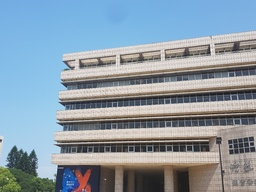
#> input picture HW2/test/m1.jpg, 256 x 192 px, shrunk from 1008 x 756 before the run; its folder holds 4 pictures in this run
$ python HW2.py
#> lines starting #> are read from the running program, lines starting #| are printed output that depends on the picture; after the words box and inside, x2 and y2 are one past the last pixel; in counts of white or black regions, pixels touching at a corner belong together
import cv2
import numpy as np
import random


# read the image file & output the color & gray image
def read_img(path):
    # opencv read image in BGR color space
#> called with path = 'test/m1.jpg'
    img = cv2.imread(path)
#> img is the input picture: shape (192, 256, 3); mean B, G, R 166.2, 153.6, 137.4
    img_gray = cv2.cvtColor(img, cv2.COLOR_BGR2GRAY)
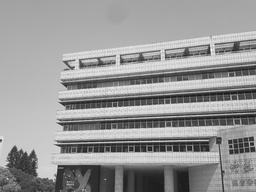
#> img_gray: shape (192, 256); min 23, max 250, mean 150.2
    return img, img_gray


# the dtype of img must be "uint8" to avoid the error of SIFT detector
def img_to_gray(img):
    if img.dtype != "uint8":
        print("The input image dtype is not uint8 , image type is : ",img.dtype)
        return
    img_gray = cv2.cvtColor(img, cv2.COLOR_BGR2GRAY)
    return img_gray


# create a window to show the image
# It will show all the windows after you call im_show()
# Remember to call im_show() in the end of main
def creat_im_window(window_name, img):
    cv2.imshow(window_name, img)


# show the all window you call before im_show()
# and press any key to close all windows
def im_show():
    cv2.waitKey(0)
    cv2.destroyAllWindows()


def knn_query(a, b, k=2):
    diff = np.abs(b - a[:, np.newaxis])
    dis = np.linalg.norm(diff, axis=2)
    knn_idx = np.argsort(dis, axis=1)[:, :k]

    return knn_idx, np.array([row[ix] for row, ix in zip(dis, knn_idx)])


def findHomo(matches: np.ndarray):
    orig, tgt = matches[:, 0, :], matches[:, 1, :]
    ones_vec = np.ones((4, 1))
    point_block = np.concatenate((orig, ones_vec), axis=1)
    zeros_block = np.zeros_like(point_block)
    left_block = np.block([
        [point_block, zeros_block],
        [zeros_block, point_block]
    ])
    last2col = orig.T[:, np.newaxis] * tgt.T
    last2col = last2col.reshape(2, -1).T
    A = np.concatenate((left_block, -last2col, -tgt.T.reshape(-1, 1)), axis=1)
    v, s, vt = np.linalg.svd(A)
    H = vt[-1].reshape((3, 3))
    H /= H.item(8)
    return H


def ransac(num_iter, gmi: np.ndarray):
    max_inliner = 0
    best_H = None
    for i in range(num_iter):
        sampled_idxes = random.sample(range(len(gmi)), 4)
        H = findHomo(gmi[sampled_idxes])

        inliner = 0
        for j in range(len(gmi)):
            if j not in sampled_idxes:
                src = np.concatenate((gmi[j, 0], [1]))
                dst_prime = H @ src
                dst_prime /= dst_prime[2]
                if np.linalg.norm(dst_prime[:2] - gmi[j, 1]) < 5:
                    inliner += 1

        if inliner > max_inliner:
            max_inliner = inliner
            best_H = H
    print("The Number of Maximum Inliner: ", max_inliner)
    return best_H


def stitchTwoImgs(img1: np.ndarray, img2: np.ndarray, H: np.ndarray):
    (h2, w2) = img2.shape[:2]
    lb_corner = np.array([[0, 0, 1], [h2-1, 0, 1], [h2-1, w2-1, 1], [0, w2-1, 1]])
    corner_p = H @ lb_corner.T
    # corner_p /= corner_p[2]
    x1_prime, y1_prime = corner_p.min(axis=1)[:2]
    x1_prime = min(x1_prime, 0)
    y1_prime = min(y1_prime, 0)
    size = (int(w2 + abs(x1_prime)), int(h2 + abs(y1_prime)))
    A = np.eye(3)
    A[0, 2], A[1, 2] = -int(x1_prime), -int(y1_prime)
    warped_1 = cv2.warpPerspective(img1, M=A@H, dsize=size)
    warped_2 = cv2.warpPerspective(img2, M=A, dsize=size)
    img1_mask = np.any(warped_1, axis=-1)
    img2_mask = np.any(warped_2, axis=-1)

    # [8 lines of commented-out code are left out]

    only_img1_ix = np.logical_and(img1_mask, ~img2_mask)
    only_img2_ix = np.logical_and(~img1_mask, img2_mask)
    common_mask = np.logical_and(img1_mask, img2_mask)
    h, w = np.where(common_mask)  # (row_idx array, col_idx array)
    bound = np.argwhere(np.diff(h).astype(bool)).ravel()
    bound = np.concatenate(([-1], bound, [-1]))
    w_start_idx, w_end_idx = bound[:-1]+1, bound[1:]
    w_bound_idx = w[np.vstack((w_start_idx, w_end_idx))]
    common_area_w = np.diff(w_bound_idx, axis=0).ravel()
    middle_idx = w[w_start_idx] + common_area_w//2
    const_w = 3

    alpha_mask = np.zeros_like(common_mask)
    alpha_mask[only_img1_ix] = 1
    alpha_mask[only_img2_ix] = 0
    for hei, s, m, e in zip(h[w_start_idx], w[w_start_idx], middle_idx, w[w_end_idx]):
        alpha_mask[hei, s:m-const_w] = 1
        alpha_mask[hei, m+const_w+1:e+1] = 0
    # 只 linear blending common area 的中線附近
    for i in range(-const_w, const_w+1):
        decrease_step = 1 / common_area_w
        # 越靠右的會採用右方越多
        alpha_mask[h[w_start_idx], middle_idx+i] = 1 - (decrease_step * (middle_idx+i-w[w_start_idx]))

    stitch_img = alpha_mask[..., np.newaxis] * warped_1 + (1 - alpha_mask[..., np.newaxis]) * warped_2

    return stitch_img.astype(np.uint8)


# [11 lines of commented-out code are left out]


if __name__ == '__main__':
    num_image = 2
    imgs = np.stack([read_img(f"test/m{i}.jpg")[0] for i in range(1, num_image+1)])[::-1]
#> call 2 of read_img, with path = 'test/m2.jpg'
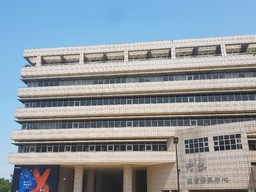
#> input picture HW2/test/m2.jpg, 256 x 192 px, shrunk from 1008 x 756 before the run
#> in read_img, img is the input picture: shape (192, 256, 3); mean B, G, R 160.6, 152.8, 142.7
#> in read_img (call 2), `img_gray = cv2.cvtColor(img, cv2.COLOR_BGR2GRAY)`:
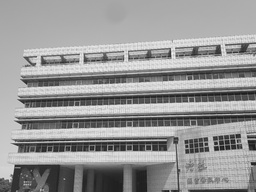
#> img_gray: shape (192, 256); min 16, max 249, mean 150.7
    grey_imgs = np.stack([read_img(f"test/m{i}.jpg")[1] for i in range(1, num_image+1)])[::-1]
    SIFT_Detector = cv2.SIFT_create()
    kps, descriptors = [], []
    for grey_img in grey_imgs:
        kp, des = SIFT_Detector.detectAndCompute(grey_img, None)
        kps.append(kp)
        descriptors.append(des)
#> this loop made 2 passes
#> after the loop, descriptors = 2 items; kps = 2 items

    result = None
    for ((dr, dl), (kr, kl), (imr, iml)) in zip(zip(descriptors, descriptors[1:]),
                                                zip(kps, kps[1:]),
                                                zip(imgs, imgs[1:])):
        if result is not None:
            kr, dr = SIFT_Detector.detectAndCompute(
                cv2.cvtColor(result, cv2.COLOR_BGR2GRAY), None)
        else:
            result = imr

        idx, distance = knn_query(dl, dr, k=2)
        good_match = (distance[:, 0] <= 0.7 * distance[:, 1]).nonzero()[0]
        # val_matches(descriptors, idx[good_match], distance[good_match])

        good_match_idxes = []
        for i in good_match:
            pos_a = tuple(int(v) for v in kl[i].pt)
            pos_b = tuple(int(v) for v in kr[idx[i, 0]].pt)
            good_match_idxes.append([pos_a, pos_b])
        good_match_idxes = np.array(good_match_idxes)
        H = ransac(10000, good_match_idxes)

        result = stitchTwoImgs(iml, result, H)
#> this loop made 1 pass
#| The Number of Maximum Inliner:  108
#> pass 1, in knn_query, `dis = np.linalg.norm(diff, axis=2)`:
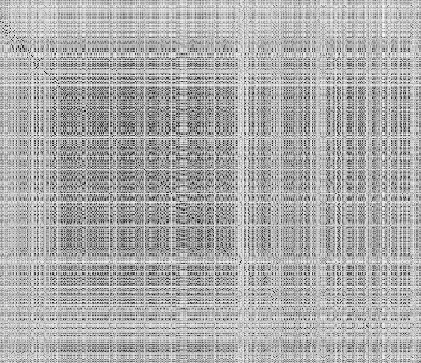
#> dis: shape (363, 421) float32; min 16.22, max 693.8, mean 475.6; drawn with min black and max white
#> pass 1, in stitchTwoImgs, `warped_2 = cv2.warpPerspective(img2, M=A, dsize=size)`:
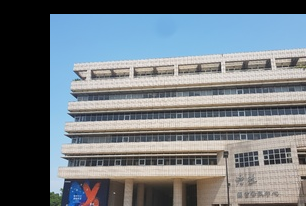
#> warped_2: shape (206, 306, 3); mean B, G, R 125.3, 119.1, 111.3
#> pass 1, in stitchTwoImgs, `img1_mask = np.any(warped_1, axis=-1)`:
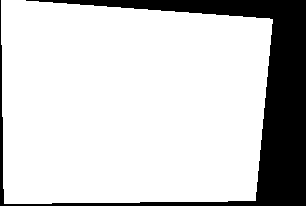
#> img1_mask: shape (206, 306) bool; 80.7% white; 1 black region, box (x1, y1, x2, y2) and area: (0, 0, 306, 206) 12162
#> after the loop:
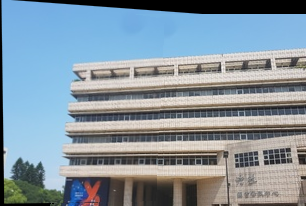
#> result: shape (206, 306, 3); mean B, G, R 159.4, 148.1, 132.4

    # creat_im_window(f"result_{num_image}imgs", result)
    # im_show()
    # you can use this function to store the result
    cv2.imwrite(f"result_{num_image}imgs.jpg", result)
